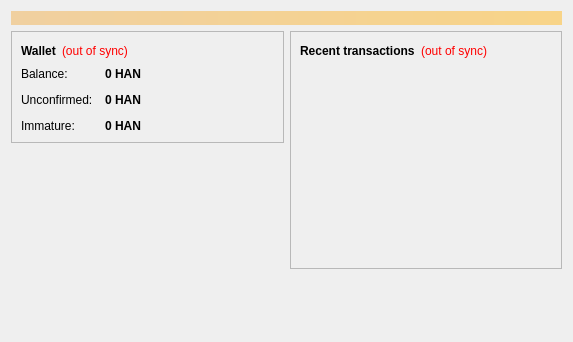
<?xml version="1.0" encoding="UTF-8"?>
<ui version="4.0">
 <class>OverviewPage</class>
 <widget class="QWidget" name="OverviewPage">
  <property name="geometry">
   <rect>
    <x>0</x>
    <y>0</y>
    <width>573</width>
    <height>342</height>
   </rect>
  </property>
  <property name="windowTitle">
   <string>Form</string>
  </property>
  <layout class="QVBoxLayout" name="topLayout">
   <item>
    <widget class="QLabel" name="labelAlerts">
     <property name="visible">
      <bool>false</bool>
     </property>
     <property name="styleSheet">
      <string notr="true">background-color: qlineargradient(x1: 0, y1: 0, x2: 1, y2: 0, stop:0 #F0D0A0, stop:1 #F8D488); color:#000000;</string>
     </property>
     <property name="wordWrap">
      <bool>true</bool>
     </property>
     <property name="margin">
      <number>3</number>
     </property>
    </widget>
   </item>
   <item>
    <layout class="QHBoxLayout" name="horizontalLayout" stretch="1,1">
     <item>
      <layout class="QVBoxLayout" name="verticalLayout_2">
       <item>
        <widget class="QFrame" name="frame">
         <property name="frameShape">
          <enum>QFrame::StyledPanel</enum>
         </property>
         <property name="frameShadow">
          <enum>QFrame::Raised</enum>
         </property>
         <layout class="QVBoxLayout" name="verticalLayout_4">
          <item>
           <layout class="QHBoxLayout" name="horizontalLayout_4">
            <item>
             <widget class="QLabel" name="label_5">
              <property name="font">
               <font>
                <weight>75</weight>
                <bold>true</bold>
               </font>
              </property>
              <property name="text">
               <string>Wallet</string>
              </property>
             </widget>
            </item>
            <item>
             <widget class="QLabel" name="labelWalletStatus">
              <property name="toolTip">
               <string>The displayed information may be out of date. Your wallet automatically synchronizes with the HanCoin network after a connection is established, but this process has not completed yet.</string>
              </property>
              <property name="styleSheet">
               <string notr="true">QLabel { color: red; }</string>
              </property>
              <property name="text">
               <string notr="true">(out of sync)</string>
              </property>
              <property name="alignment">
               <set>Qt::AlignLeading|Qt::AlignLeft|Qt::AlignVCenter</set>
              </property>
             </widget>
            </item>
            <item>
             <spacer name="horizontalSpacer_2">
              <property name="orientation">
               <enum>Qt::Horizontal</enum>
              </property>
              <property name="sizeHint" stdset="0">
               <size>
                <width>40</width>
                <height>20</height>
               </size>
              </property>
             </spacer>
            </item>
           </layout>
          </item>
          <item>
           <layout class="QFormLayout" name="formLayout_2">
            <property name="fieldGrowthPolicy">
             <enum>QFormLayout::AllNonFixedFieldsGrow</enum>
            </property>
            <property name="horizontalSpacing">
             <number>12</number>
            </property>
            <property name="verticalSpacing">
             <number>12</number>
            </property>
            <item row="0" column="0">
             <widget class="QLabel" name="label">
              <property name="text">
               <string>Balance:</string>
              </property>
             </widget>
            </item>
            <item row="0" column="1">
             <widget class="QLabel" name="labelBalance">
              <property name="font">
               <font>
                <weight>75</weight>
                <bold>true</bold>
               </font>
              </property>
              <property name="cursor">
               <cursorShape>IBeamCursor</cursorShape>
              </property>
              <property name="toolTip">
               <string>Your current balance</string>
              </property>
              <property name="text">
               <string notr="true">0 HAN</string>
              </property>
              <property name="textInteractionFlags">
               <set>Qt::LinksAccessibleByMouse|Qt::TextSelectableByKeyboard|Qt::TextSelectableByMouse</set>
              </property>
             </widget>
            </item>
            <item row="1" column="0">
             <widget class="QLabel" name="label_3">
              <property name="text">
               <string>Unconfirmed:</string>
              </property>
             </widget>
            </item>
            <item row="1" column="1">
             <widget class="QLabel" name="labelUnconfirmed">
              <property name="font">
               <font>
                <weight>75</weight>
                <bold>true</bold>
               </font>
              </property>
              <property name="cursor">
               <cursorShape>IBeamCursor</cursorShape>
              </property>
              <property name="toolTip">
               <string>Total of transactions that have yet to be confirmed, and do not yet count toward the current balance</string>
              </property>
              <property name="text">
               <string notr="true">0 HAN</string>
              </property>
              <property name="textInteractionFlags">
               <set>Qt::LinksAccessibleByMouse|Qt::TextSelectableByKeyboard|Qt::TextSelectableByMouse</set>
              </property>
             </widget>
            </item>
            <item row="2" column="0">
             <widget class="QLabel" name="labelImmatureText">
              <property name="text">
               <string>Immature:</string>
              </property>
             </widget>
            </item>
            <item row="2" column="1">
             <widget class="QLabel" name="labelImmature">
              <property name="font">
               <font>
                <weight>75</weight>
                <bold>true</bold>
               </font>
              </property>
              <property name="toolTip">
               <string>Mined balance that has not yet matured</string>
              </property>
              <property name="text">
               <string notr="true">0 HAN</string>
              </property>
              <property name="textInteractionFlags">
               <set>Qt::LinksAccessibleByMouse|Qt::TextSelectableByKeyboard|Qt::TextSelectableByMouse</set>
              </property>
             </widget>
            </item>
           </layout>
          </item>
         </layout>
        </widget>
       </item>
       <item>
        <spacer name="verticalSpacer">
         <property name="orientation">
          <enum>Qt::Vertical</enum>
         </property>
         <property name="sizeHint" stdset="0">
          <size>
           <width>20</width>
           <height>40</height>
          </size>
         </property>
        </spacer>
       </item>
      </layout>
     </item>
     <item>
      <layout class="QVBoxLayout" name="verticalLayout_3">
       <item>
        <widget class="QFrame" name="frame_2">
         <property name="frameShape">
          <enum>QFrame::StyledPanel</enum>
         </property>
         <property name="frameShadow">
          <enum>QFrame::Raised</enum>
         </property>
         <layout class="QVBoxLayout" name="verticalLayout">
          <item>
           <layout class="QHBoxLayout" name="horizontalLayout_2">
            <item>
             <widget class="QLabel" name="label_4">
              <property name="text">
               <string>&lt;b&gt;Recent transactions&lt;/b&gt;</string>
              </property>
             </widget>
            </item>
            <item>
             <widget class="QLabel" name="labelTransactionsStatus">
              <property name="toolTip">
               <string>The displayed information may be out of date. Your wallet automatically synchronizes with the HanCoin network after a connection is established, but this process has not completed yet.</string>
              </property>
              <property name="styleSheet">
               <string notr="true">QLabel { color: red; }</string>
              </property>
              <property name="text">
               <string notr="true">(out of sync)</string>
              </property>
              <property name="alignment">
               <set>Qt::AlignRight|Qt::AlignTrailing|Qt::AlignVCenter</set>
              </property>
             </widget>
            </item>
            <item>
             <spacer name="horizontalSpacer">
              <property name="orientation">
               <enum>Qt::Horizontal</enum>
              </property>
              <property name="sizeHint" stdset="0">
               <size>
                <width>40</width>
                <height>20</height>
               </size>
              </property>
             </spacer>
            </item>
           </layout>
          </item>
          <item>
           <widget class="QListView" name="listTransactions">
            <property name="styleSheet">
             <string notr="true">QListView { background: transparent; }</string>
            </property>
            <property name="frameShape">
             <enum>QFrame::NoFrame</enum>
            </property>
            <property name="verticalScrollBarPolicy">
             <enum>Qt::ScrollBarAlwaysOff</enum>
            </property>
            <property name="horizontalScrollBarPolicy">
             <enum>Qt::ScrollBarAlwaysOff</enum>
            </property>
            <property name="selectionMode">
             <enum>QAbstractItemView::NoSelection</enum>
            </property>
           </widget>
          </item>
         </layout>
        </widget>
       </item>
       <item>
        <spacer name="verticalSpacer_2">
         <property name="orientation">
          <enum>Qt::Vertical</enum>
         </property>
         <property name="sizeHint" stdset="0">
          <size>
           <width>20</width>
           <height>40</height>
          </size>
         </property>
        </spacer>
       </item>
      </layout>
     </item>
    </layout>
   </item>
  </layout>
 </widget>
 <resources/>
 <connections/>
</ui>
